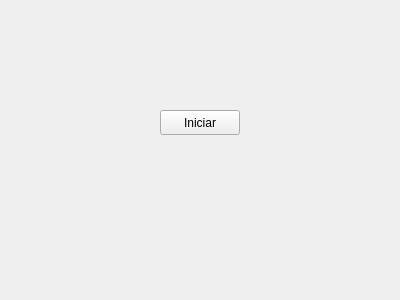
<?xml version="1.0" encoding="UTF-8"?>
<ui version="4.0">
 <class>Form</class>
 <widget class="QWidget" name="Form">
  <property name="geometry">
   <rect>
    <x>0</x>
    <y>0</y>
    <width>400</width>
    <height>300</height>
   </rect>
  </property>
  <property name="windowTitle">
   <string>Form</string>
  </property>
  <widget class="QPushButton" name="iniciar">
   <property name="geometry">
    <rect>
     <x>160</x>
     <y>110</y>
     <width>80</width>
     <height>25</height>
    </rect>
   </property>
   <property name="text">
    <string>Iniciar</string>
   </property>
  </widget>
 </widget>
 <resources/>
 <connections/>
</ui>
